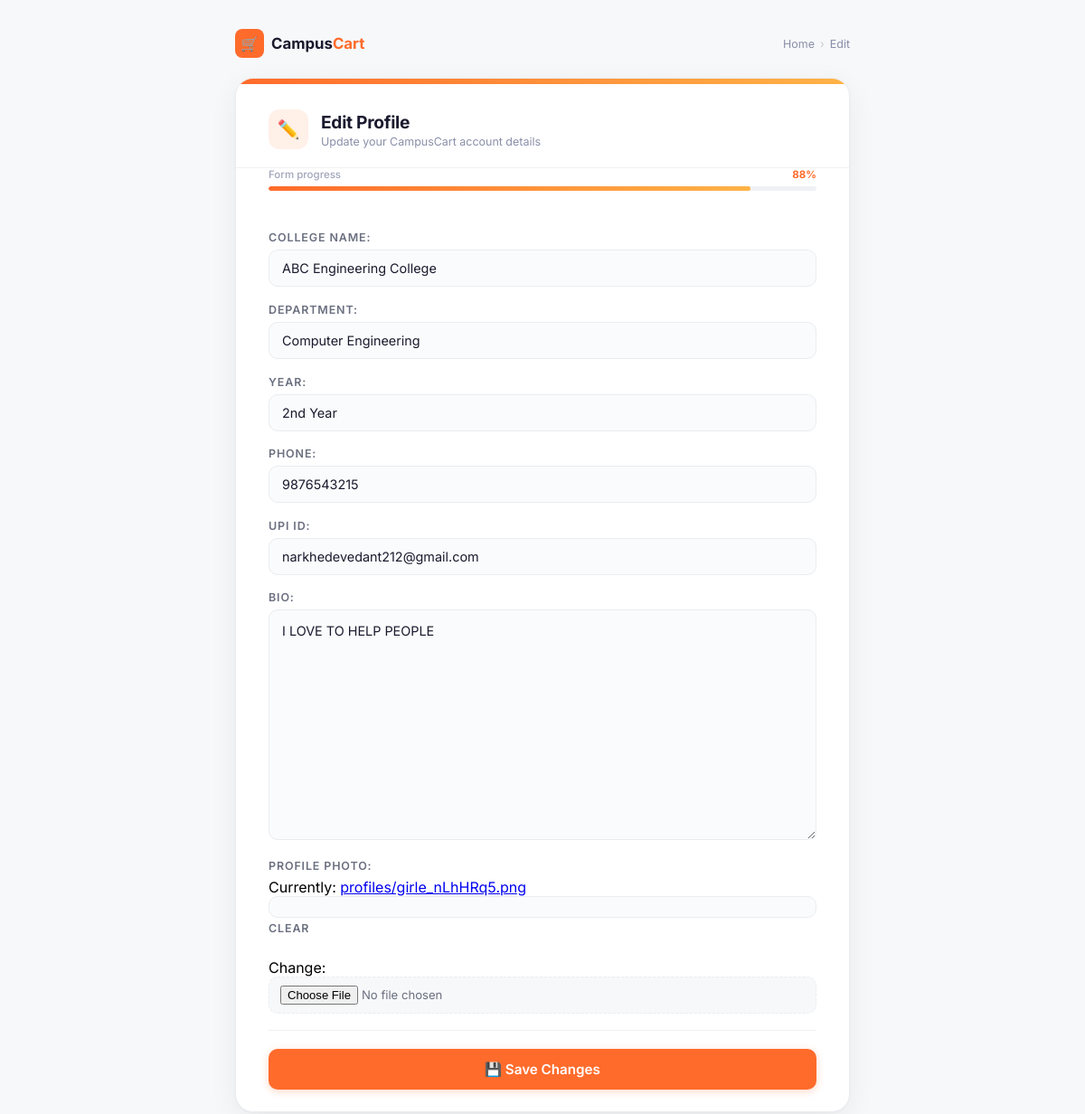
The page /edit-profile/ (signed in) on the database its author committed.
### accounts/models.py (models this page shows, shortened)
class Profile(models.Model):
    user = models.OneToOneField(
        User,
        on_delete=models.CASCADE
    )
    college_name = models.CharField(
        max_length=200,
        blank=True
    )
    department = models.CharField(
        max_length=100,
        blank=True
    )
    year = models.CharField(
        max_length=50,
        blank=True
    )
    phone = models.CharField(
        max_length=15,
        blank=True
    )
    upi_id = models.CharField(
        max_length=100,
        blank=True
    )
    bio = models.TextField(
        blank=True
    )
    profile_photo = models.ImageField(
        upload_to='profiles/',
        blank=True,
        null=True
    )

### accounts/views.py (the view)
# urls.py: path( 'edit-profile/', views.edit_profile, name='edit_profile'),
@login_required
def edit_profile(request):
    profile = request.user.profile
    if request.method == "POST":
        form = ProfileForm(
            request.POST,
            request.FILES,
            instance=profile
        )
        if form.is_valid():
            form.save()
            return redirect('/my-profile/')
    else:
        form = ProfileForm(
            instance=profile
        )
    return render(
        request,
        "edit_profile.html",
        {
            "form": form
        }
    )

### accounts/profile_forms.py
class ProfileForm(forms.ModelForm):
    class Meta:
        model = Profile
        fields = [
            'college_name',
            'department',
            'year',
            'phone',
            'upi_id',
            'bio',
            'profile_photo'
        ]

### templates/edit_profile.html (shortened to what this page needs)
<!DOCTYPE html>
<html>
<head>
</head>
<body>
    <div class="top-bar">
        <a href="/home/" class="brand">
            <div class="brand-icon">🛒</div>
            <span class="brand-name">Campus<span>Cart</span></span>
        </a>
        <div class="breadcrumb">
            <a href="/home/">Home</a>
            <span class="breadcrumb-sep">›</span>
            <span>Edit</span>
        </div>
    </div>
    <div class="card">
        <div class="card-strip"></div>
        <div class="card-header">
            <div class="header-icon">✏️</div>
            <div class="header-text">
                <h1>Edit Profile</h1>
                <p>Update your CampusCart account details</p>
            </div>
        </div>
        <div class="fill-progress">
            <div class="fill-top">
                <span class="fill-label">Form progress</span>
                <span class="fill-pct" id="fillPct">0%</span>
            </div>
            <div class="fill-track">
                <div class="fill-bar" id="fillBar"></div>
            </div>
        </div>
        <form method="POST" enctype="multipart/form-data" id="editForm">
            {{ form.as_p }}
            <div class="form-divider"></div>
            <button type="submit" class="btn-submit" id="submitBtn">
                <span class="btn-label">💾 Save Changes</span>
            </button>
        </form>
    </div>
</body>
</html>

### templates/edit_profile.html (style rules this page uses)
*, *::before, *::after { margin: 0; padding: 0; box-sizing: border-box; font-family: 'Inter', 'Segoe UI', sans-serif; }
body { min-height: 100vh; background: #F7F8FA; display: flex; flex-direction: column; align-items: center; justify-content: center; padding: 2rem 1rem; }
.top-bar { width: 100%; max-width: 680px; display: flex; align-items: center; justify-content: space-between; margin-bottom: 1.4rem; animation: fadeDown 0.45s ease forwards; }
.brand { display: flex; align-items: center; gap: 8px; text-decoration: none; }
.brand-icon { width: 32px; height: 32px; background: #FF6B2B; border-radius: 8px; display: flex; align-items: center; justify-content: center; font-size: 16px; }
.brand-name { font-size: 1.05rem; font-weight: 700; color: #1A1A2E; }
.brand-name span { color: #FF6B2B; }
.breadcrumb { font-size: 0.78rem; color: #8A8FA8; display: flex; align-items: center; gap: 6px; }
.breadcrumb a { color: #8A8FA8; text-decoration: none; transition: color 0.2s; }
.breadcrumb-sep { color: #C8CAD0; }
.card { width: 100%; max-width: 680px; background: #ffffff; border-radius: 20px; border: 1px solid #EAECF0; box-shadow: 0 1px 3px rgba(0,0,0,0.04), 0 8px 32px rgba(0,0,0,0.06); overflow: hidden; animation: slideUp 0.55s cubic-bezier(0.22, 1, 0.36, 1) forwards; }
.card-strip { height: 6px; background: linear-gradient(90deg, #FF6B2B, #FFB347); }
.card-header { padding: 1.75rem 2.25rem 1.25rem; border-bottom: 1px solid #F0F1F5; display: flex; align-items: center; gap: 14px; }
.header-icon { width: 44px; height: 44px; background: #FFF0E8; border-radius: 12px; display: flex; align-items: center; justify-content: center; font-size: 20px; flex-shrink: 0; }
.header-text h1 { font-size: 1.2rem; font-weight: 700; color: #1A1A2E; letter-spacing: -0.3px; }
.header-text p { font-size: 0.78rem; color: #8A8FA8; margin-top: 2px; font-weight: 400; }
form { padding: 1.75rem 2.25rem 1.5rem; }
form > p { margin-bottom: 1.1rem; }
form label { display: block; font-size: 0.78rem; font-weight: 600; text-transform: uppercase; letter-spacing: 0.07em; color: #6B7080; margin-bottom: 6px; }
form input, form textarea, form select { width: 100%; padding: 11px 14px; border: 1.5px solid #EAECF0; border-radius: 10px; font-size: 0.9rem; font-family: 'Inter', sans-serif; color: #1A1A2E; background: #FAFBFC; transition: border-color 0.2s ease, box-shadow 0.2s ease, background 0.2s ease; outline: none; -webkit-appearance: none; appearance: none; }
form textarea { min-height: 110px; resize: vertical; line-height: 1.6; }
input[type="file"] { padding: 9px 12px; background: #F7F8FA; border-style: dashed; cursor: pointer; font-size: 0.82rem; color: #6B7080; }
.form-divider { height: 1px; background: #F0F1F5; margin: 0.5rem 0 1.25rem; }
.btn-submit { width: 100%; padding: 13px; border: none; border-radius: 10px; background: #FF6B2B; color: #fff; font-size: 0.95rem; font-weight: 600; font-family: 'Inter', sans-serif; cursor: pointer; position: relative; overflow: hidden; transition: background 0.2s ease, transform 0.15s ease, box-shadow 0.2s ease; box-shadow: 0 2px 8px rgba(255, 107, 43, 0.28); display: flex; align-items: center; justify-content: center; gap: 8px; }
.fill-progress { padding: 0 2.25rem 1rem; }
.fill-top { display: flex; justify-content: space-between; margin-bottom: 6px; }
.fill-label { font-size: 0.72rem; color: #A0A5BA; font-weight: 500; }
.fill-pct { font-size: 0.72rem; color: #FF6B2B; font-weight: 700; }
.fill-track { height: 5px; background: #F0F1F5; border-radius: 100px; overflow: hidden; }
.fill-bar { height: 100%; width: 0%; background: linear-gradient(90deg, #FF6B2B, #FFB347); border-radius: 100px; transition: width 0.4s ease; }

### rows shown on the page
Profile: college_name "ABC Engineering College", department "Computer Engineering", year "2nd Year", phone "9876543215", upi_id "narkhedevedant212@gmail.com", bio "I LOVE TO HELP PEOPLE"
